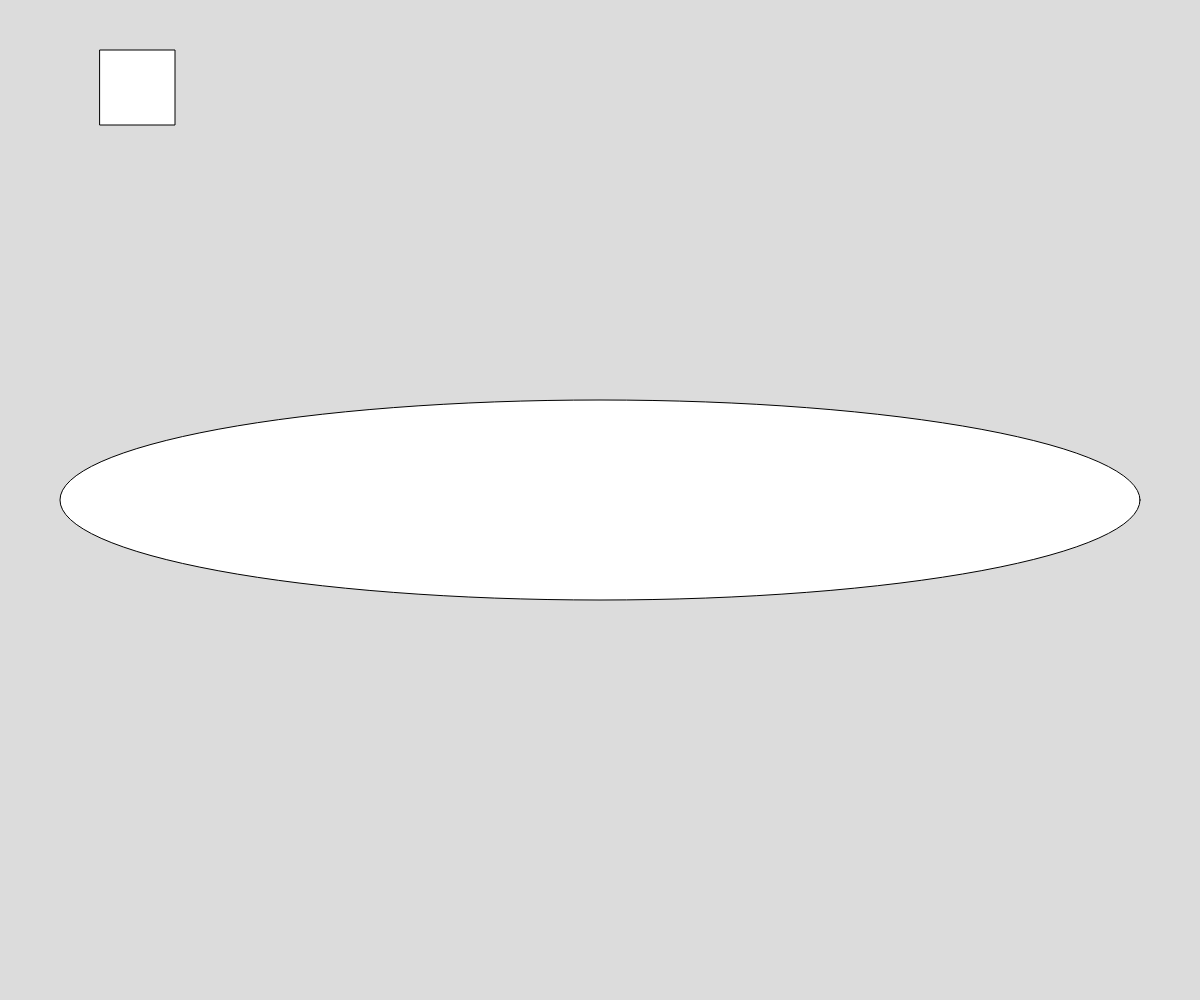
Frame 1 (no input)
Frame 60 (no input): identical to frame 1, image omitted
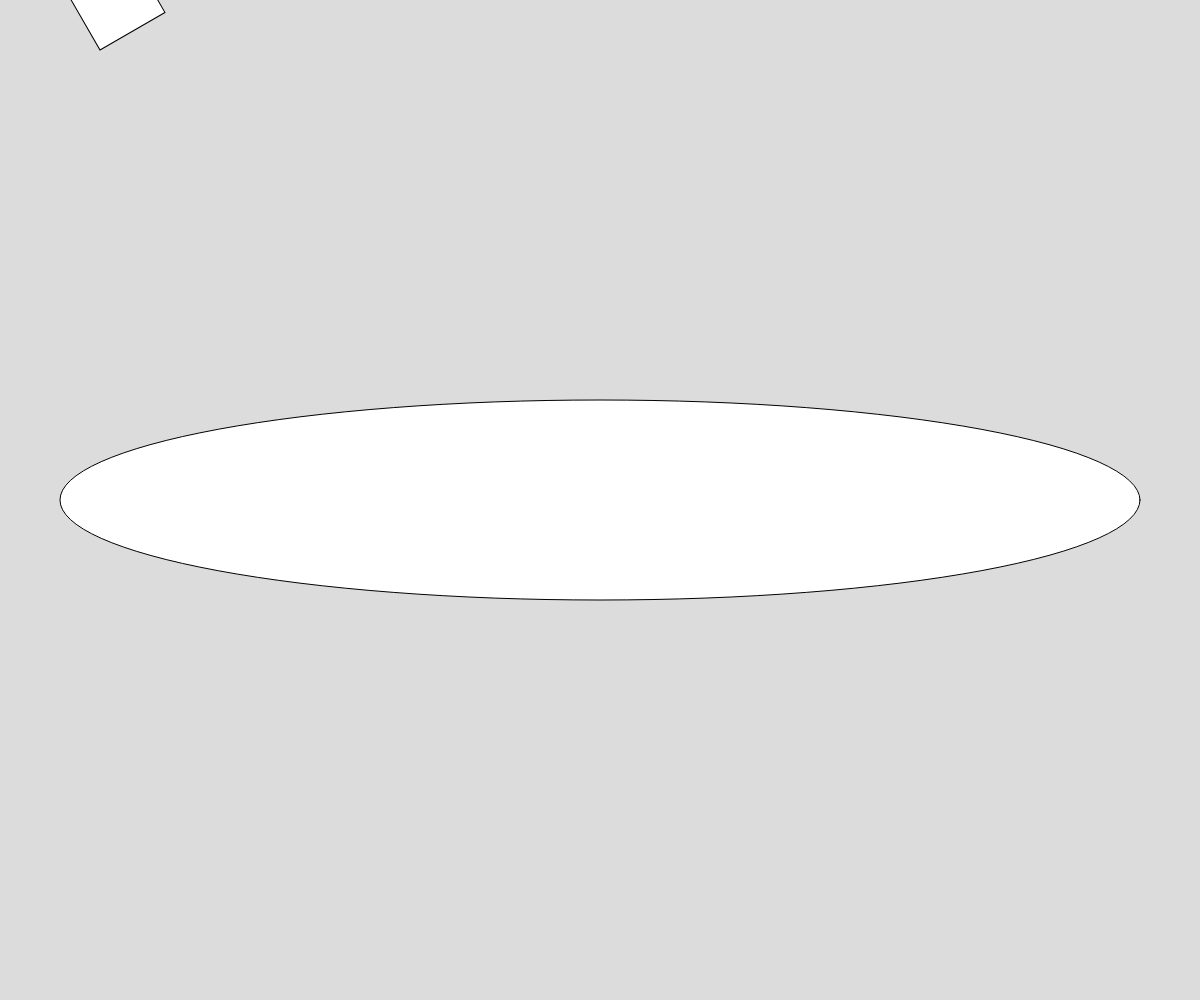
Frame 120 (the mouse pressed at the canvas centre since frame 60)

The p5.js sketch that drew these frames (run headless with seeded random() and noise() and a simulated clock; from frame 60 on, the mouse is pressed at the canvas centre):

// p5.js sketch
// ── sketch.js
// Translating and Rotating Demo


function setup() {
  createCanvas(windowWidth, windowHeight);
  angleMode(DEGREES);
}

function draw() {
  background(220);
  push();
    translate(100, 50);
    rotate(mouseX);
    rect(0, 0 , 75, 75);
  pop();

  ellipse(width/2, height/2, width*0.9, height*0.2);
}
